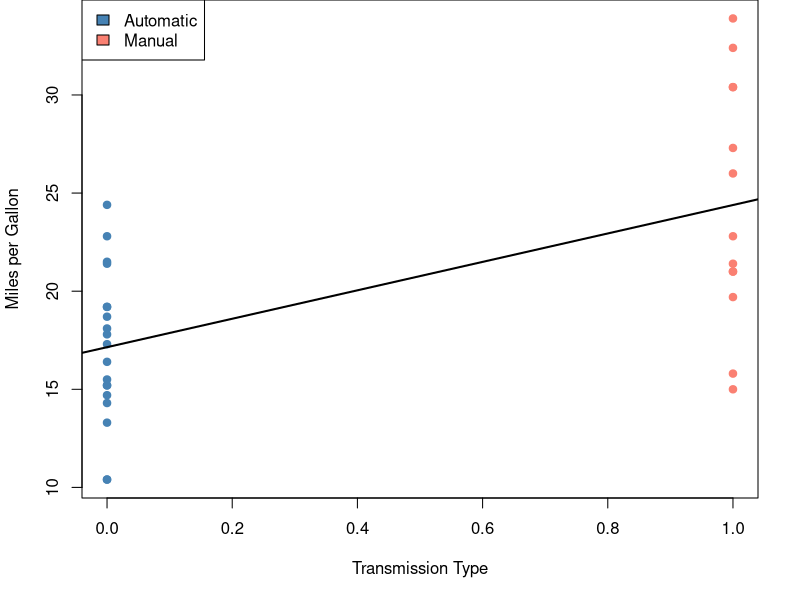
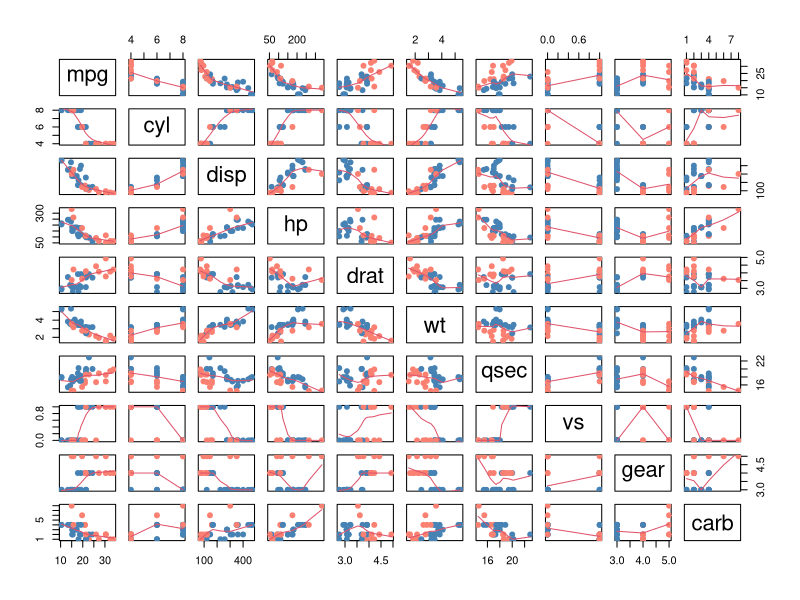
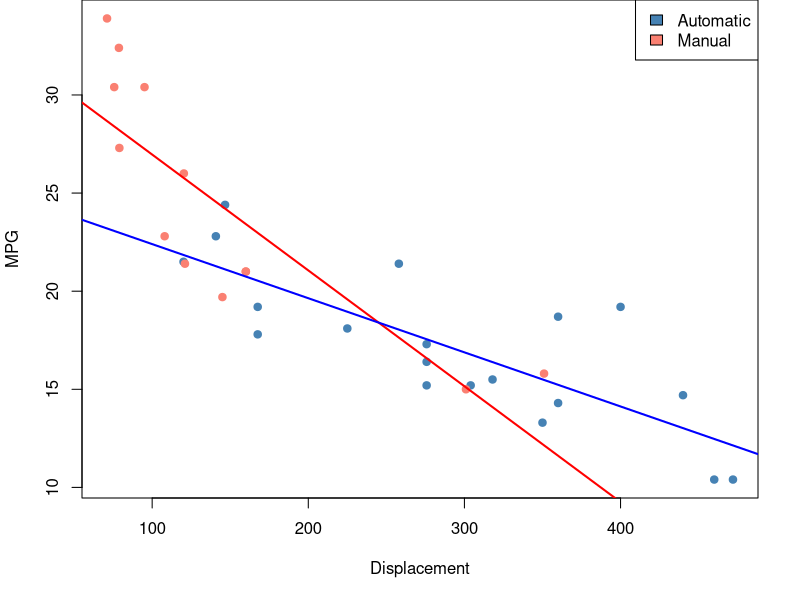
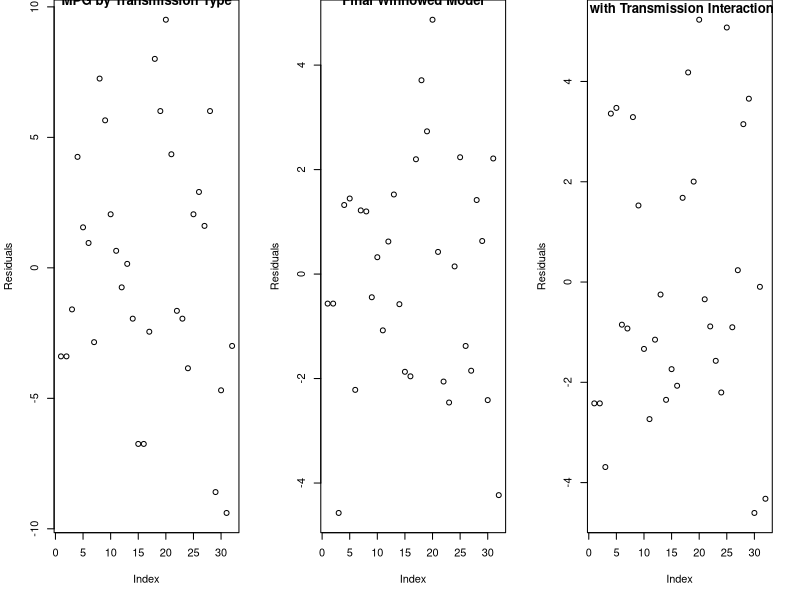

Recreate these plots in R, in order.
## ---- chunk 1
library(datasets)
data(mtcars)
## ---- chunk 2
lmobvious <- lm(mpg~am, data=mtcars)
summary(lmobvious)$coefficients
## ---- chunk 3
par(mar=c(5.1, 4.1, 0, 2.1))
plot(mtcars$am, mtcars$mpg, pch=19, col=ifelse(mtcars$am==1, "salmon", "steelblue"), xlab="Transmission Type", ylab="Miles per Gallon")
legend("topleft", fill=c("steelblue", "salmon"), legend=c("Automatic", "Manual"))
lmobvious <- lm(mpg~am, data=mtcars)
abline(lmobvious, lwd=2)
## ---- chunk 4
par(mar=c(5.1, 4.1, 0, 2.1))
pairs(mtcars[,-9], panel=panel.smooth, col=ifelse(mtcars$am==1, "salmon", "steelblue"), pch=19)
## ---- chunk 5
par(mar=c(5.1, 4.1, 0, 2.1))
plot(mtcars$disp, mtcars$mpg, pch=19, col=ifelse(mtcars$am==1, "salmon", "steelblue"), xlab="Displacement", ylab="MPG")
abline(lm(mpg~disp, data=subset(mtcars, mtcars$am==1)), col="red", lwd=2)
abline(lm(mpg~disp, data=subset(mtcars, mtcars$am==0)), col="blue", lwd=2)
legend("topright", fill=c("steelblue", "salmon"), legend=c("Automatic", "Manual"))
## ---- chunk 6
par(mfrow=c(1,3))
plot(resid(lm(mpg~am, data=mtcars)), main="MPG by Transmission Type", ylab="Residuals")
plot(resid(lm(mpg~am*carb + am*disp + am*gear, data=mtcars)), main="Final Winnowed Model", ylab="Residuals")
plot(resid(lm(mpg~am*disp, data=mtcars)), main="MPG by Displacement\n with Transmission Interaction", ylab="Residuals")
